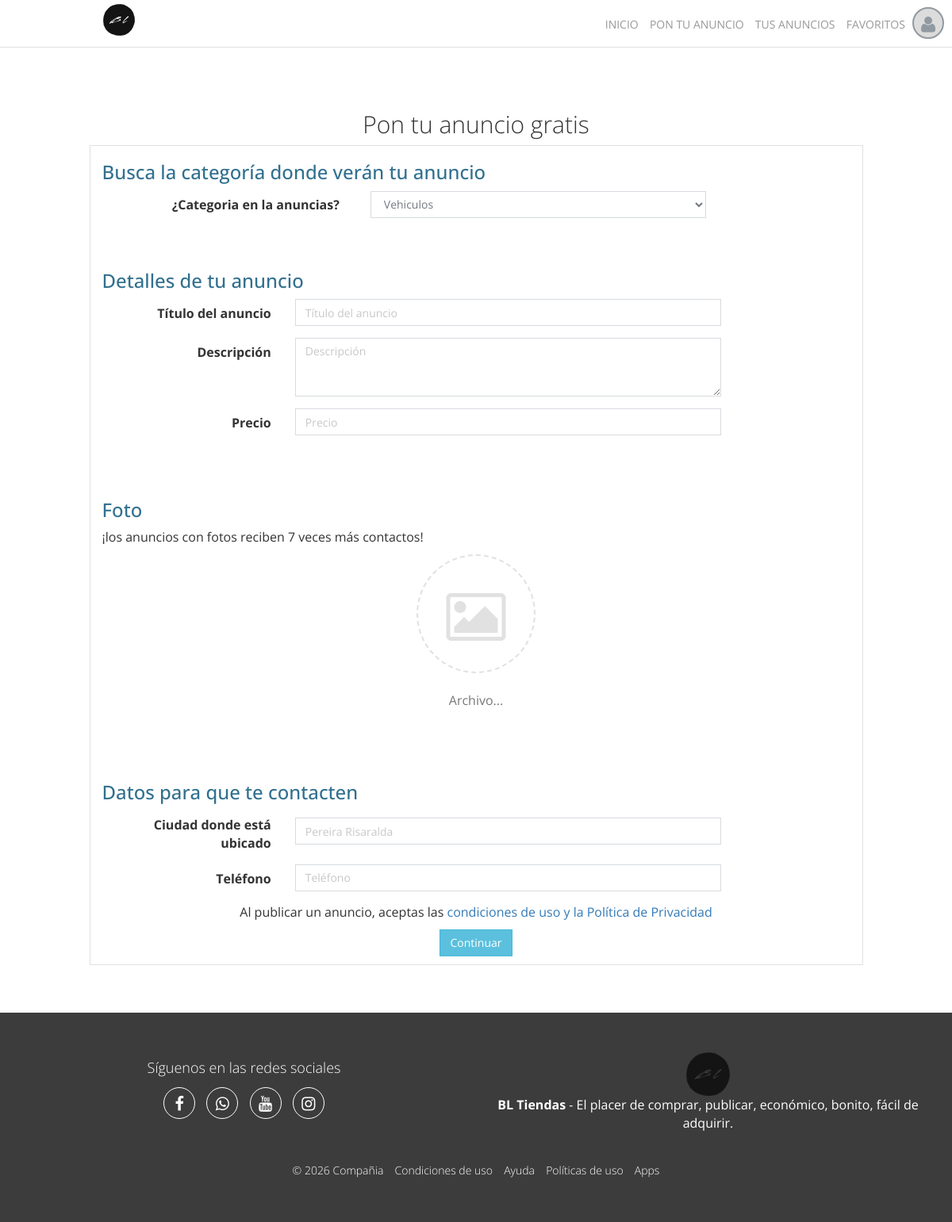
The page /vistasnew/adcommercial.php (signed in) on the database as committed earlier.
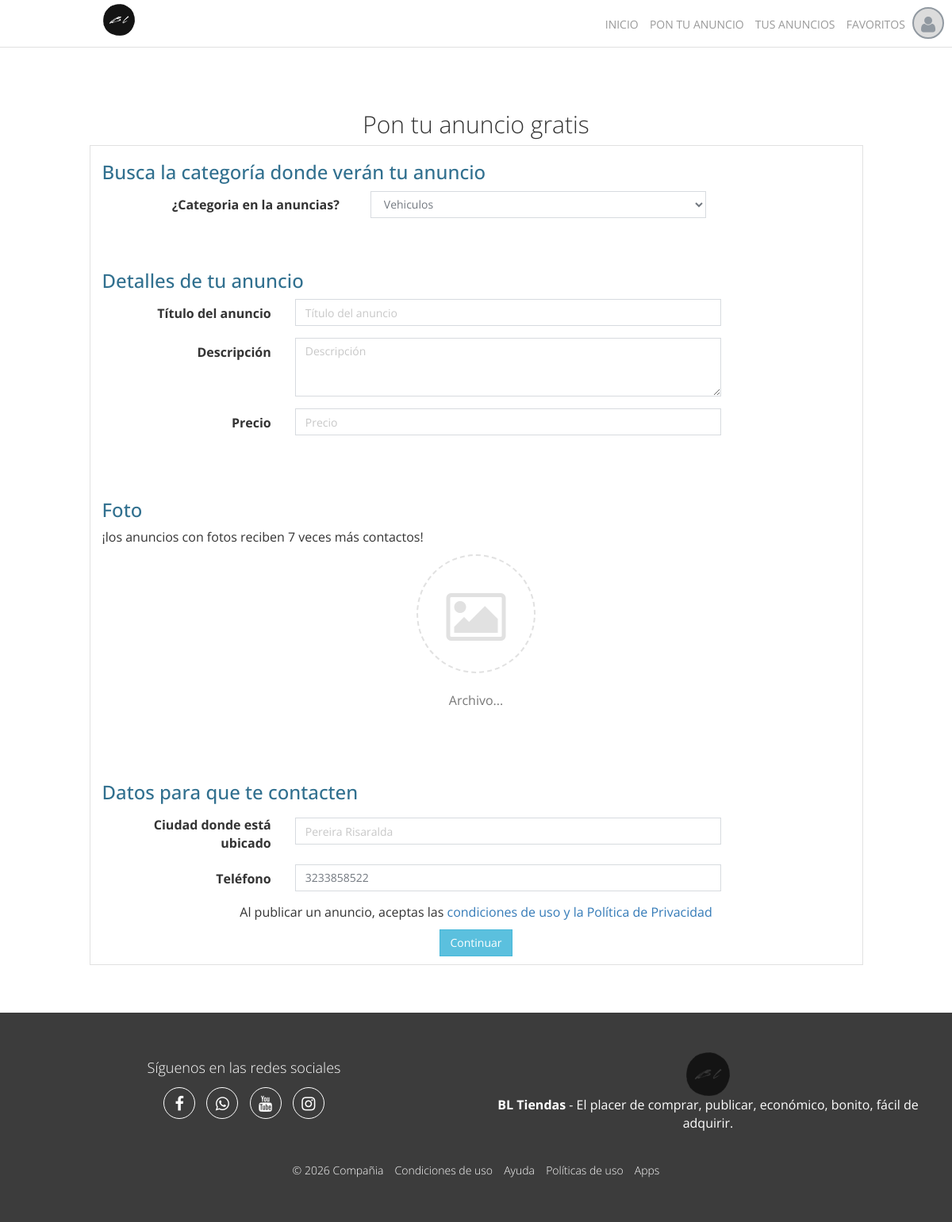
The same page on the database as committed later.
### tables this page shows
CREATE TABLE `usuarios` (
  `usu_id` varchar(50) NOT NULL COMMENT 'id unico creado internamente',
  `usu_nombre` varchar(255) NOT NULL COMMENT 'nombre del usuario',
  `usu_correo` varchar(255) NOT NULL COMMENT 'correo del usuario para iniciar sesion',
  `usu_celular` varchar(255) NOT NULL COMMENT 'celular de los anuncios',
  `usu_contrasena` varchar(255) NOT NULL COMMENT 'contrseña del correo  encriptada para iniciar sesion',
  `usu_rol` varchar(255) NOT NULL COMMENT 'id del rol',
  `usu_fecha_creacion` datetime NOT NULL DEFAULT current_timestamp() COMMENT 'fecha de creacion del registro',
  `usu_estado` int(11) NOT NULL DEFAULT 1 COMMENT '1: activo; 0: inactivo'
);

### php/funciones.php (the view, shortened to what this page needs)
    <?php
function consultarDatosUsuarioId($idUserSession){
    include 'conexion-bd.php';
    $consultaUsuario = mysqli_query($conexion,"SELECT usu_id,usu_nombre,usu_correo,usu_celular,usu_contrasena,usu_rol,usu_fecha_creacion,usu_estado FROM usuarios WHERE usu_id = '$idUserSession'");
    return $usuario = mysqli_fetch_array($consultaUsuario);
}
    ?>
    <?php
function selectCategorias($status=false){
    include 'conexion-bd.php';
        if ($status) {
            $consultaCatSelect= mysqli_query($conexion,"SELECT * FROM categorias WHERE cat_estado = $status ORDER BY cat_nombre ASC");
        }else {
            $consultaCatSelect= mysqli_query($conexion,"SELECT * FROM categorias WHERE cat_estado = 1");
        }
    ?>
        <select class="form-control w-100" name="categoria" id="categoria">
            <?php
                    while ($catSelect = mysqli_fetch_array($consultaCatSelect)) {
                ?>
                        <option value="<?php echo $catSelect['cat_id'] ?>"><?php echo $catSelect['cat_nombre'] ?></option>
                <?php
                    }
            ?>
        </select>
    <?php
}
    ?>

### vistasnew/adcommercial.php (shortened to what this page needs)
<?php
    if($_SESSION['emailBS']){
        include '../php/funciones.php';
        $usuario = consultarDatosUsuarioId($idUserSession);
?>
<!DOCTYPE html>
<html lang="es">
<head>
	<?php include('../includes/link.php'); ?>
</head>
<body>
	<?php include('../includes/navnew.php'); ?>
	<section class="section">
		<h2 class="text-center text-light">Pon tu anuncio gratis</h2>
		<div class="container">
			<div class="row">
				<div class="col-xs-12 col-sm-10 col-sm-offset-1" style="border: 1px solid #E1E1E1;">
					<form  action="../php/controlador.php" method="POST" enctype="multipart/form-data" autocomplete="off" class="form-horizontal">
						<h3 class="text-info">Busca la categoría donde verán tu anuncio</h3>
						<div class="form-inline d-flex align-item-center">
							<div class="col-sm-4 control-label">
						    	<label>¿Categoria en la anuncias?</label>
							</div>
							<div class="col-sm-6 px-4 d-flex justify-content-center align-items-center">
                                <?php selectCategorias(); ?>
							</div>
						</div>
						<br><br>
						<h3 class="text-info">Detalles de tu anuncio</h3>
						<div class="form-group">
						    <label class="col-sm-3 control-label">Título del anuncio</label>
						    <div class="col-sm-7">
						      	<input type="text" class="form-control" name="titulo" placeholder="Título del anuncio" required>
						    </div>
						</div>
						<div class="form-group">
						    <label class="col-sm-3 control-label">Descripción</label>
						    <div class="col-sm-7">
						    	<textarea class="form-control" rows="3" name="descripcion" placeholder="Descripción" required></textarea>
						    </div>
						</div>
						<div class="form-group">
						    <label class="col-sm-3 control-label">Precio</label>
						    <div class="col-sm-7">
						    	<input type="text" class="form-control" name="precio" placeholder="Precio" required>
						    </div>
						</div>
						<br><br>
						<h3 class="text-info">Foto</h3>
						<p>¡los anuncios con fotos reciben 7 veces más contactos!</p>
						<div class="form-group">
						    <div class="custom-input-file">
							    <i class="fa fa-picture-o" aria-hidden="true"></i>
							</div>
							<br>
							<p  class="text-muted text-center archivo">Archivo...</p>
						</div>
						<br><br>
						<h3 class="text-info">Datos para que te contacten</h3>
						<div class="form-group d-flex align-items-center">
						    <label class="col-sm-3 control-label">Ciudad donde está ubicado</label>
						    <div class="col-sm-7">
						    	<input type="tel" class="form-control" placeholder="Pereira Risaralda" name="ciudad" required>
						    </div>
						</div>
						<div class="form-group">
						    <label class="col-sm-3 control-label">Teléfono</label>
						    <div class="col-sm-7">
						    	<input type="number" class="form-control" placeholder="Teléfono" name="contacto" value="<?php echo $usuario['usu_celular']; ?>" required>
						    </div>
						</div>
						<p class="text-center">
							Al publicar un anuncio, aceptas las <a href="#!">condiciones de uso y la Política de Privacidad</a>
						</p>
						<p class="text-center">
							<button class="btn btn-info" name="btn_addproducto">Continuar</button>
						</p>
					</form>
				</div>
			</div>
		</div>
	</section>
	<?php include('../includes/footer.php'); ?>
</body>
</html>
<?php
	}else{
        header("location: ../vistas/index.php");
    }
?>

Rows that differ between the two databases and show on the page:
now on this page (row edited): usuarios: contacto "3233858522"
